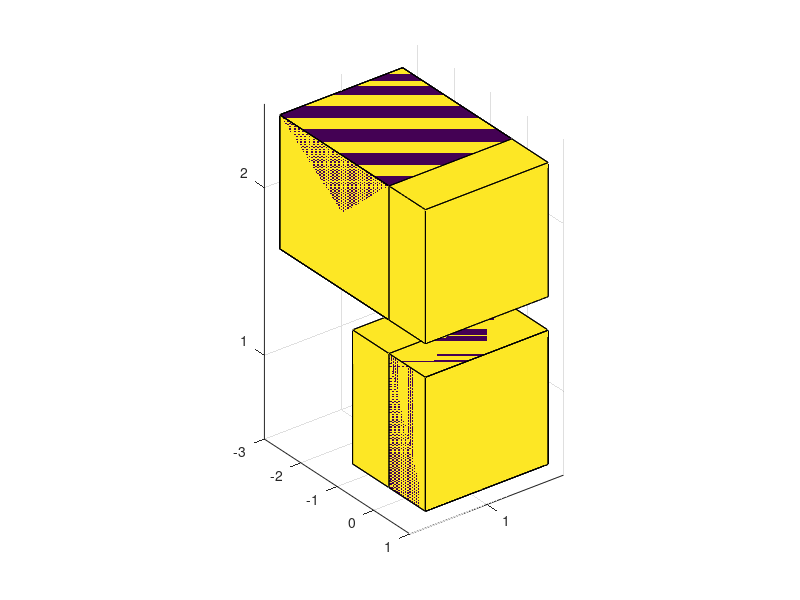

Source code (MATLAB): (Note: this script raises an error after producing the figure.)
%=============================================================================
% Copyright (c) 2016-present Allan CORNET (Nelson)
%=============================================================================
% This file is part of Nelson.
%=============================================================================
% LICENCE_BLOCK_BEGIN
% SPDX-License-Identifier: LGPL-3.0-or-later
% LICENCE_BLOCK_END
%=============================================================================
% <--ADV-CLI MODE-->
%=============================================================================

close all;
%=============================================================================
f = figure('Visible', 'on', 'Position', [100 100 620 460], 'Color', [1 1 1]);
axes('Parent', f);
bar3h([1 -2; -3 4], 'stacked');
colormap(parula(64));
title('horizontal stacked 3d bars');
drawnow();
%=============================================================================
asserts.istrue(isgraphics(f, 'figure'));
asserts.isequal(f.Type, 'figure');
asserts.isequal(char(f.Visible), 'on');
asserts.isequal(f.Color, [1 1 1]);
axesHandles = findobj(f, 'Type', 'axes');
asserts.isequal(numel(axesHandles), 1);
for k = 1:numel(axesHandles)
  asserts.isequal(axesHandles(k).Type, 'axes');
  asserts.isequal(axesHandles(k).Parent, f);
end
surfaceObjects = findobj(f, 'Type', 'surface');
asserts.isequal(numel(surfaceObjects), 2);
asserts.istrue(all(isgraphics(surfaceObjects, 'surface')));
for k = 1:numel(surfaceObjects)
  asserts.isequal(surfaceObjects(k).Type, 'surface');
end
close(f);
close all;
%=============================================================================
